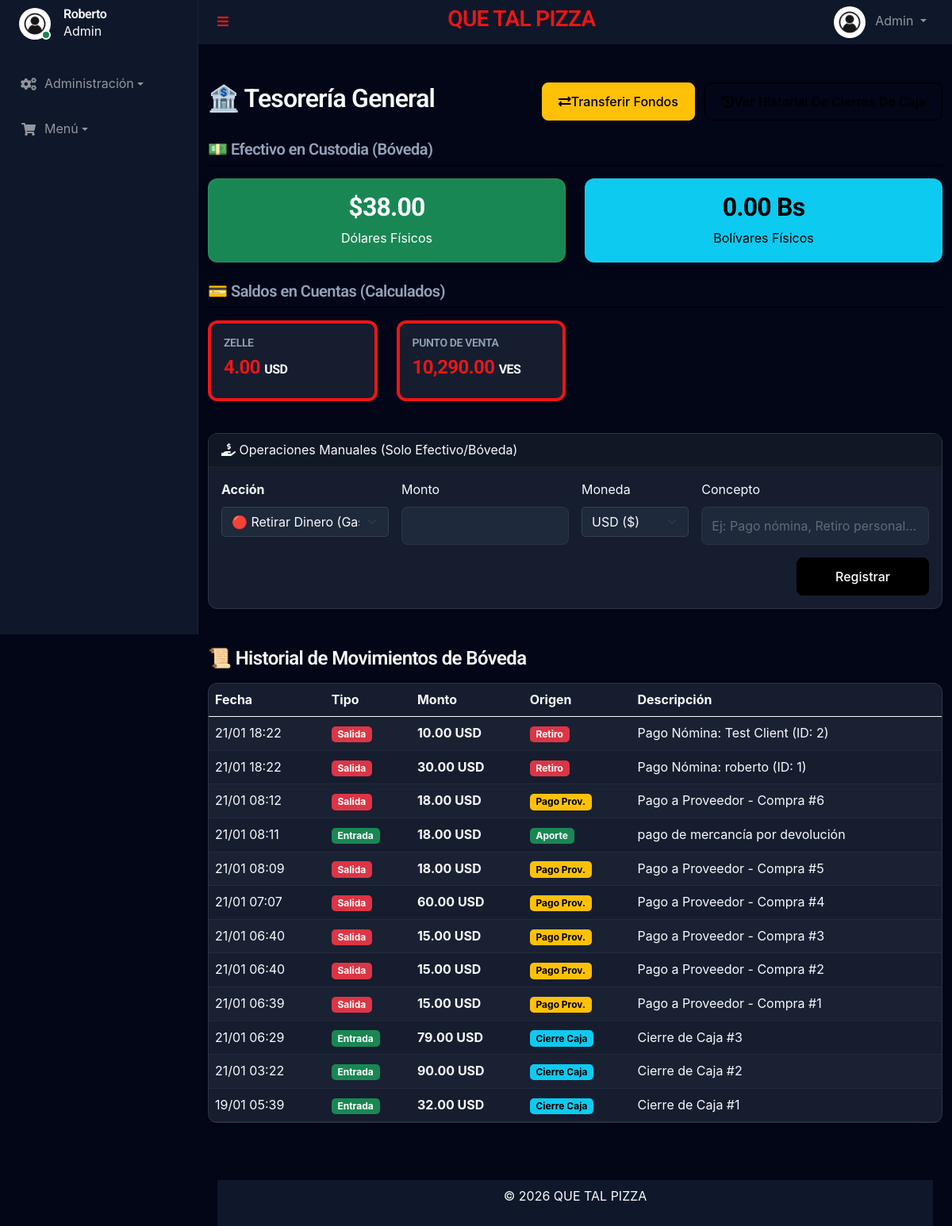
Before: /admin/caja_chica.php (signed in) with the older database file.
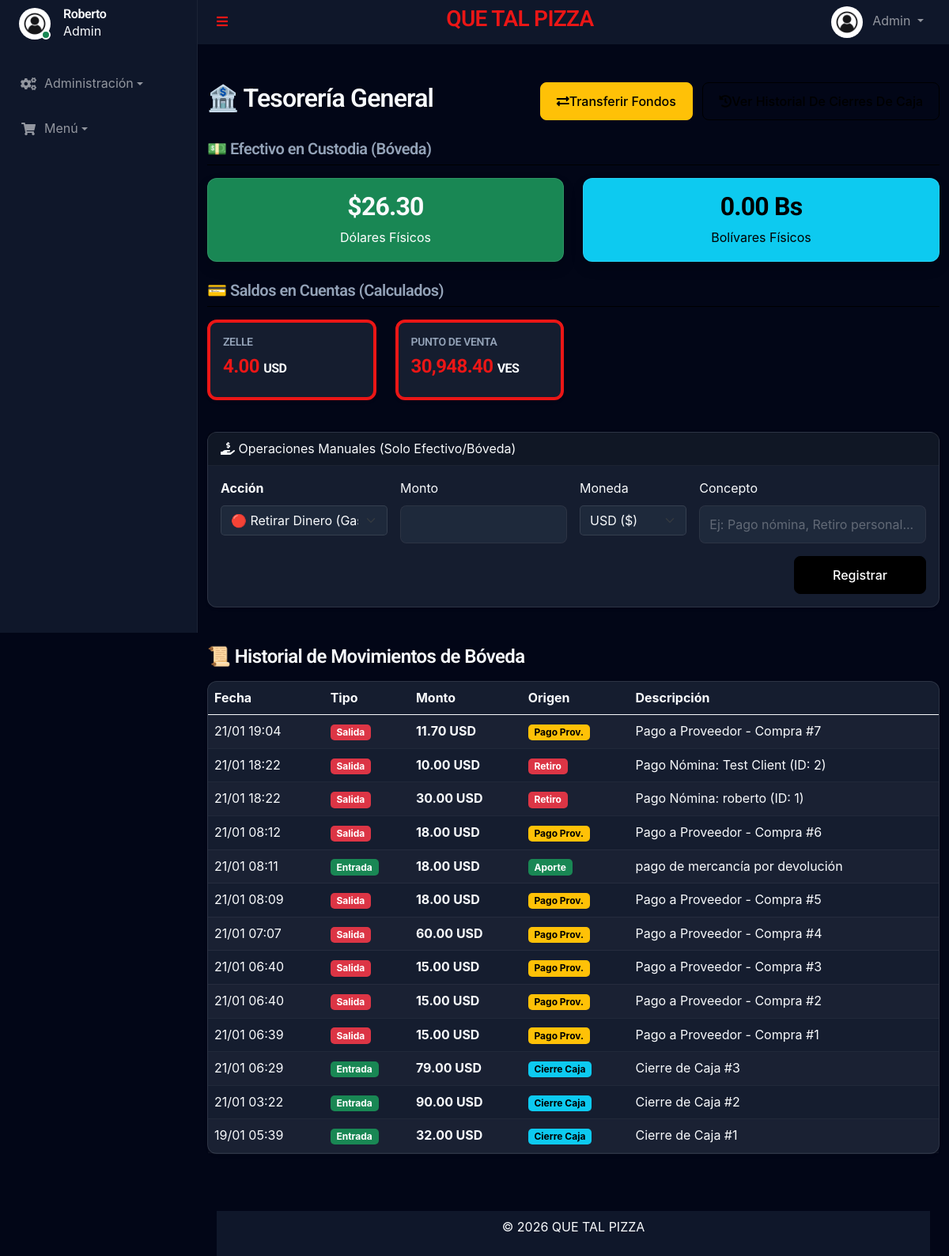
After: the same page with the newer database file.
### tables this page shows
CREATE TABLE `company_vault` (
  `id` int(11) NOT NULL,
  `balance_usd` decimal(12,2) DEFAULT 0.00,
  `balance_ves` decimal(12,2) DEFAULT 0.00,
  `last_updated` timestamp NULL DEFAULT current_timestamp() ON UPDATE current_timestamp()
);

CREATE TABLE `payment_methods` (
  `id` int(11) NOT NULL,
  `name` varchar(50) NOT NULL,
  `currency` enum('USD','VES') NOT NULL,
  `type` enum('cash','bank','digital') NOT NULL DEFAULT 'cash',
  `is_active` tinyint(1) DEFAULT 1
);

CREATE TABLE `vault_movements` (
  `id` int(11) NOT NULL,
  `type` enum('deposit','withdrawal') NOT NULL,
  `origin` enum('session_close','manual_deposit','supplier_payment','owner_withdrawal') NOT NULL,
  `amount` decimal(12,2) NOT NULL,
  `currency` enum('USD','VES') NOT NULL,
  `description` text DEFAULT NULL,
  `reference_id` int(11) DEFAULT NULL,
  `created_by` int(11) NOT NULL,
  `created_at` timestamp NULL DEFAULT current_timestamp()
);

### templates/autoload.php (called while the page is built, shortened)
<?php
require_once __DIR__ . '/../funciones/UserManager.php';
require_once __DIR__ . '/../funciones/VaultManager.php';
$vaultManager = new VaultManager($db);

### funciones/VaultManager.php (called while the page is built, shortened)
<?php
class VaultManager
{
    private $db;
    public function __construct($db)
    {
        $this->db = $db;
    }
    public function getBalance()
    {
        $stmt = $this->db->query("SELECT * FROM company_vault WHERE id = 1");
        return $stmt->fetch(PDO::FETCH_ASSOC);
    }
    public function getAllMovements()
    {
        $stmt = $this->db->query("SELECT * FROM vault_movements ORDER BY created_at DESC");
        return $stmt->fetchAll(PDO::FETCH_ASSOC);
    }
}
?>

### admin/caja_chica.php (the view, shortened to what the changed rows need)
<?php
require_once '../templates/autoload.php';
$balanceVault = $vaultManager->getBalance();
$sqlBalances = "SELECT pm.id, pm.name, pm.type, pm.currency,
                SUM(CASE WHEN t.type = 'income' THEN t.amount ELSE -t.amount END) as total_balance
                FROM payment_methods pm
                LEFT JOIN transactions t ON pm.id = t.payment_method_id
                GROUP BY pm.id, pm.name, pm.type, pm.currency
                HAVING total_balance != 0";
$stmt = $db->query($sqlBalances);
$globalBalances = $stmt->fetchAll(PDO::FETCH_ASSOC);
$movements = $vaultManager->getAllMovements();
require_once '../templates/header.php';
?>
<div class="container mt-5 mb-5">
    <div class="d-flex justify-content-between align-items-center mb-4">
        <h2>🏦 Tesorería General</h2>
    </div>
    <div class="row mb-4">
        <div class="col-md-6">
            <div class="card bg-success text-white text-center shadow">
                <div class="card-body">
                    <h2 class="fw-bold">$<?= number_format($balanceVault['balance_usd'], 2) ?></h2>
                    <p class="mb-0">Dólares Físicos</p>
                </div>
            </div>
        </div>
        <div class="col-md-6">
            <div class="card bg-info text-white text-center shadow">
                <div class="card-body">
                    <h2 class="fw-bold"><?= number_format($balanceVault['balance_ves'], 2) ?> Bs</h2>
                    <p class="mb-0">Bolívares Físicos</p>
                </div>
            </div>
        </div>
    </div>
    <div class="row mb-4">
        <?php foreach ($globalBalances as $bal):
            if ($bal['type'] == 'cash')
                continue;
            ?>
            <div class="col-md-3 mb-3">
                <div class="card border-start border-4 border-primary shadow-sm h-100">
                    <div class="card-body">
                        <h6 class="text-uppercase text-muted small"><?= htmlspecialchars($bal['name']) ?></h6>
                        <h4 class="text-primary fw-bold">
                            <?= number_format($bal['total_balance'], 2) ?>
                            <small class="text-dark fs-6"><?= $bal['currency'] ?></small>
                        </h4>
                    </div>
                </div>
            </div>
        <?php endforeach; ?>
    </div>
    <div class="card shadow-sm">
        <div class="card-body p-0">
            <div class="table-responsive">
                <table class="table table-striped table-hover mb-0 align-middle">
                    <thead class="table-dark">
                        <tr>
                            <th>Fecha</th>
                            <th>Tipo</th>
                            <th>Monto</th>
                            <th>Origen</th>
                            <th>Descripción</th>
                        </tr>
                    </thead>
                    <tbody>
                        <?php if (!empty($movements)): ?>
                            <?php foreach ($movements as $mov): ?>
                                <tr>
                                    <td><?= date('d/m H:i', strtotime($mov['created_at'])) ?></td>
                                    <td>
                                        <span class="badge bg-<?= $mov['type'] == 'deposit' ? 'success' : 'danger' ?>">
                                            <?= $mov['type'] == 'deposit' ? 'Entrada' : 'Salida' ?>
                                        </span>
                                    </td>
                                    <td class="fw-bold">
                                        <?= number_format($mov['amount'], 2) ?>         <?= $mov['currency'] ?>
                                    </td>
                                    <td>
                                        <?php
                                        $origenLabel = match ($mov['origin']) {
                                            'session_close' => '<span class="badge bg-info text-dark">Cierre Caja</span>',
                                            'supplier_payment' => '<span class="badge bg-warning text-dark">Pago Prov.</span>',
                                            'manual_deposit' => '<span class="badge bg-success">Aporte</span>',
                                            'owner_withdrawal' => '<span class="badge bg-danger">Retiro</span>',
                                            default => $mov['origin']
                                        };
                                        echo $origenLabel;
                                        ?>
                                    </td>
                                    <td><?= htmlspecialchars($mov['description']) ?></td>
                                </tr>
                            <?php endforeach; ?>
                        <?php else: ?>
                            <tr>
                                <td colspan="5" class="text-center text-muted py-4">No hay movimientos registrados aún.</td>
                            </tr>
                        <?php endif; ?>
                    </tbody>
                </table>
            </div>
        </div>
    </div>
</div>
<?php require_once '../templates/footer.php'; ?>

Changed rows visible on the page:
changed company_vault: balance_usd "38.00" → "26.30"
computed for payment_methods "VES": total_balance "10,290.00" → "30,948.40"
added vault_movements: created_at "21/01 19:04", type "Salida", amount "11.70", currency "USD", origin "Pago Prov.", description "Pago a Proveedor - Compra #7"
